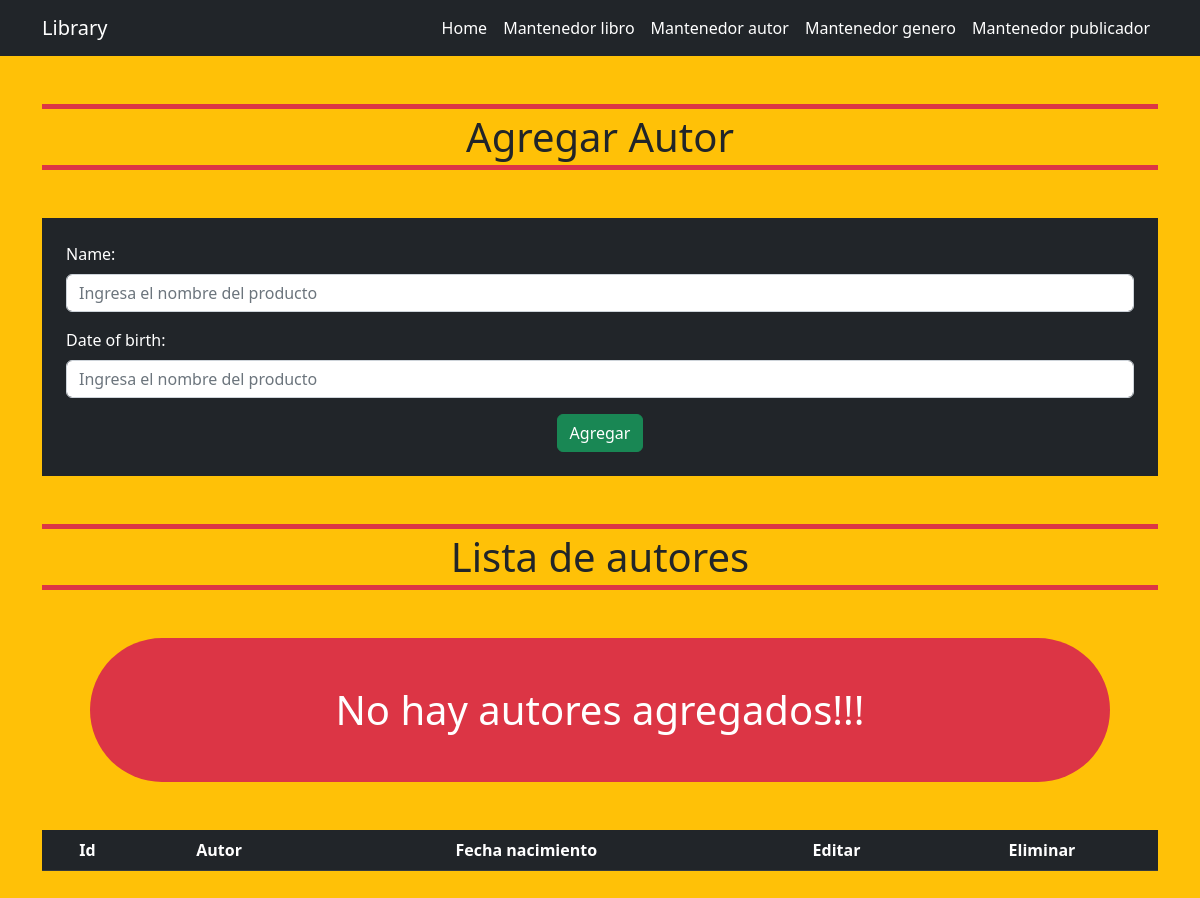
/author/, run on an earlier commit of the app's database.
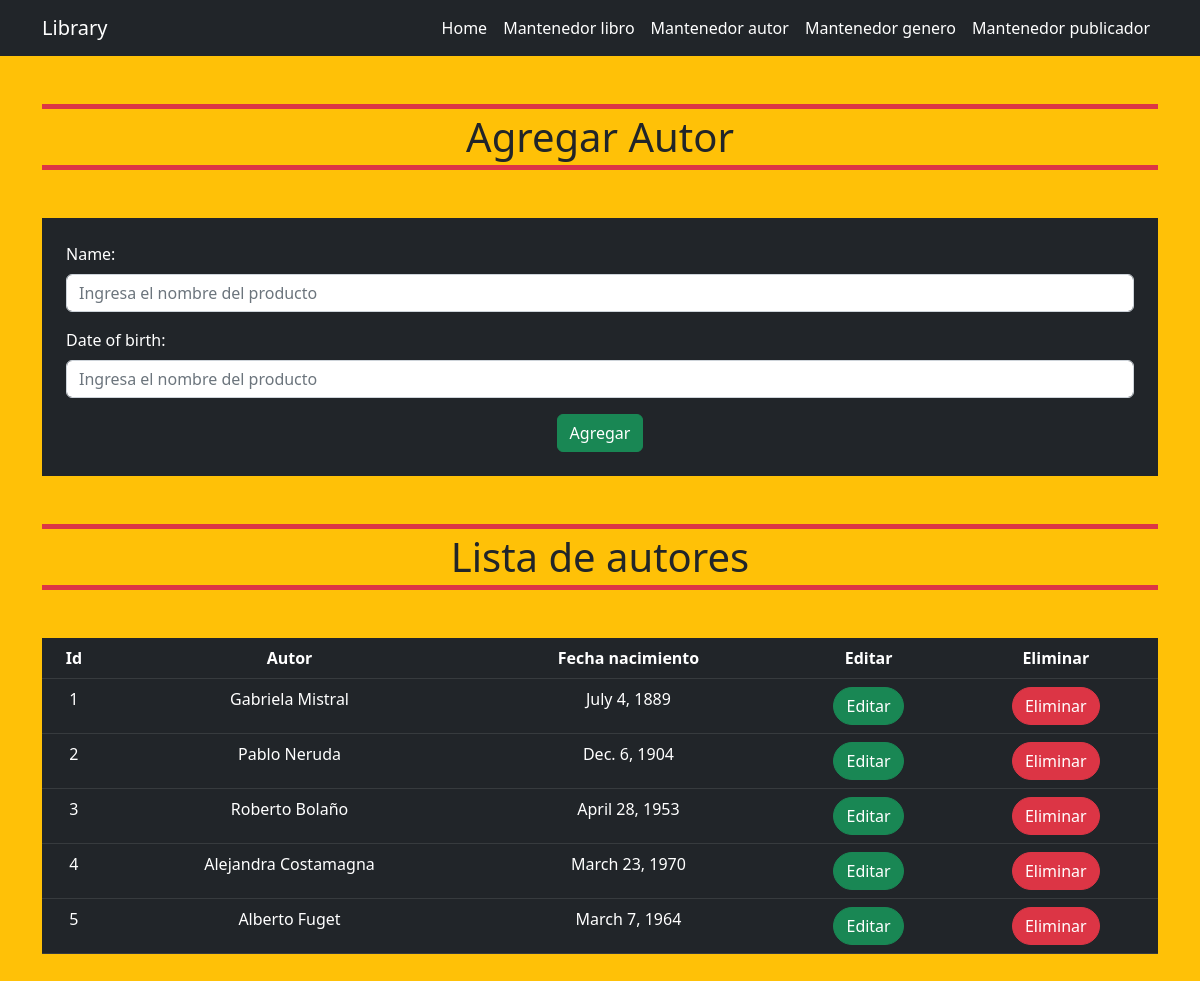
And on a later commit of the database.
### libraryApp/models.py (models this page shows)
class Author(models.Model):
    try:
        name = models.CharField(max_length = 100)
        date_of_birth = models.DateField()
        def __str__(self):
            return self.name
    except Exception as e:
        print('Modelo no creado: ', e)

### libraryApp/views.py (the view)
# urls.py: path('author/', views.author, name='author'),
def author(request):
    allAuthor = Author.objects.all()
    if request.method == 'POST':
        form = AuthorForm(request.POST)
        if form.is_valid():
            author = form.save(commit=False)
            author.save()
            return redirect('home')
    else:
        form = AuthorForm()
    context = {
        'form': form,
        'allAuthor': allAuthor
    }
    return render(request, 'library/author.html', context)

### libraryApp/forms.py
class AuthorForm(forms.ModelForm):
    name = forms.CharField(max_length=100, widget=forms.TextInput(
        attrs={
            'class': 'form-control mt-2',
            'type': 'text',
            'placeholder': 'Ingresa el nombre del producto'
        }
    ))
    date_of_birth = forms.DateField(widget=forms.DateInput(
        attrs={
            'class': 'form-control mt-2',
            'type': 'text',
            'placeholder': 'Ingresa el nombre del producto'
        }
    ))
    class Meta:
        model = Author
        fields = ('name', 'date_of_birth')

### libraryApp/templates/library/author.html (shortened to what this page needs)
{% extends '../layout/base.html' %} {% block content %}
<section class="container">
  <h1 class="text-center my-5 border border-5 border-danger border-start-0 border-end-0 p-1">Agregar Autor</h1>
  <form method="POST" class="bg-dark container p-4 text-white">
    {% csrf_token %} {{ form.as_p }}
    <div class="text-center">
      <button type="submit" class="btn btn-success">Agregar</button>
    </div>
  </form>
  <div class="my-5">
    <h1 class="text-center my-5 border border-5 border-danger border-start-0 border-end-0 p-1">Lista de autores</h1>
    <table class="table table-dark text-center">
      <thead>
        <tr>
          <th scope="col">Id</th>
          <th scope="col">Autor</th>
          <th scope="col">Fecha nacimiento</th>
          <th scope="col">Editar</th>
          <th scope="col">Eliminar</th>
        </tr>
      </thead>
      <tbody>
        {% for author in allAuthor %}
        <tr>
          <td>{{author.id}}</td>
          <td>{{author.name}}</td>
          <td>{{author.date_of_birth}}</td>
          <td>
            <a
              type="submit"
              class="btn btn-success rounded-pill"
              href="{% url 'editAuthor' pk=author.id %}"
              >Editar</a
            >
          </td>
          <td>
            <form action="{% url 'deleteAuthor' pk=author.id %}" method="post">
              <button
                type="submit"
                class="btn btn-danger rounded-pill"
                >Eliminar</button>
            </form>
          </td>
        </tr>
        {% empty %}
          <h1 class="text-center m-5 bg-danger text-white p-5 rounded-pill">No hay autores agregados!!!</h1>
        {% endfor %}
      </tbody>
    </table>
  </div>
</section>
{% endblock %}

### libraryApp/templates/layout/base.html (shortened to what this page needs)
{% load static %}
<!DOCTYPE html>
<html lang="en">
<head>
<link href="https://cdn.jsdelivr.net/npm/bootstrap@5.2.2/dist/css/bootstrap.min.css" rel="stylesheet">
</head>
<body class="bg-warning">
    <nav class="navbar navbar-expand-lg bg-dark navbar-dark">
        <div class="container">
          <a class="navbar-brand" href="#">Library</a>
          <div class="collapse navbar-collapse" id="navbarSupportedContent">
            <ul class="navbar-nav ms-auto mb-2 mb-lg-0">
              <li class="nav-item">
                <a class="nav-link active" aria-current="page" href="{% url 'home' %}">Home</a>
              </li>
              <li class="nav-item">
                <a class="nav-link active" href="{% url 'book' %}">Mantenedor libro</a>
              </li>
              <li class="nav-item">
                <a class="nav-link active" href="{% url 'author' %}">Mantenedor autor</a>
              </li>
              <li class="nav-item">
                <a class="nav-link active" href="{% url 'genre' %}">Mantenedor genero</a>
              </li>
              <li class="nav-item">
                <a class="nav-link active" href="{% url 'publisher' %}">Mantenedor publicador</a>
              </li>
            </ul>
          </div>
        </div>
      </nav>
    {% block content %} {% endblock %}
</body>
</html>

What changed in the data, as far as the page shows it:
added Author: id "1", name "Gabriela Mistral", date_of_birth "July 4, 1889"
added Author: id "2", name "Pablo Neruda", date_of_birth "Dec. 6, 1904"
added Author: id "3", name "Roberto Bolaño", date_of_birth "April 28, 1953"
added Author: id "4", name "Alejandra Costamagna", date_of_birth "March 23, 1970"
added Author: id "5", name "Alberto Fuget", date_of_birth "March 7, 1964"
Also different on the page:
text no longer shown: "No hay autores agregados!!!"
